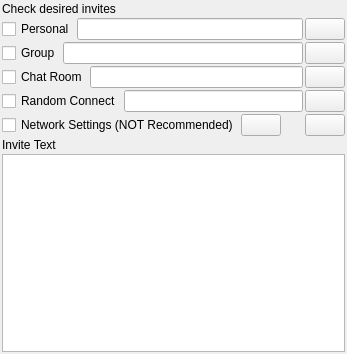
<?xml version="1.0" encoding="UTF-8"?>
<ui version="4.0">
 <class>InviteUrlWidgetUi</class>
 <widget class="QWidget" name="InviteUrlWidgetUi">
  <property name="geometry">
   <rect>
    <x>0</x>
    <y>0</y>
    <width>347</width>
    <height>354</height>
   </rect>
  </property>
  <property name="sizePolicy">
   <sizepolicy hsizetype="Expanding" vsizetype="Expanding">
    <horstretch>0</horstretch>
    <verstretch>0</verstretch>
   </sizepolicy>
  </property>
  <property name="minimumSize">
   <size>
    <width>0</width>
    <height>0</height>
   </size>
  </property>
  <property name="maximumSize">
   <size>
    <width>16777215</width>
    <height>16777215</height>
   </size>
  </property>
  <property name="windowTitle">
   <string>Create Invite</string>
  </property>
  <layout class="QVBoxLayout" name="verticalLayout">
   <property name="spacing">
    <number>2</number>
   </property>
   <property name="leftMargin">
    <number>2</number>
   </property>
   <property name="topMargin">
    <number>2</number>
   </property>
   <property name="rightMargin">
    <number>2</number>
   </property>
   <property name="bottomMargin">
    <number>2</number>
   </property>
   <item>
    <widget class="QLabel" name="m_CheckInstructionLabel">
     <property name="text">
      <string>Check desired invites</string>
     </property>
    </widget>
   </item>
   <item>
    <widget class="QFrame" name="m_PersonalFrame">
     <layout class="QHBoxLayout" name="horizontalLayout_7">
      <property name="spacing">
       <number>2</number>
      </property>
      <property name="leftMargin">
       <number>0</number>
      </property>
      <property name="topMargin">
       <number>0</number>
      </property>
      <property name="rightMargin">
       <number>0</number>
      </property>
      <property name="bottomMargin">
       <number>0</number>
      </property>
      <item>
       <widget class="QCheckBox" name="m_PersonalCheckBox">
        <property name="text">
         <string>Personal</string>
        </property>
       </widget>
      </item>
      <item>
       <widget class="QLineEdit" name="m_PersonalUrlEdit"/>
      </item>
      <item>
       <widget class="VxPushButton" name="m_PersonalButton">
        <property name="text">
         <string notr="true"/>
        </property>
       </widget>
      </item>
     </layout>
    </widget>
   </item>
   <item>
    <widget class="QFrame" name="m_GroupFrame">
     <layout class="QHBoxLayout" name="horizontalLayout_2">
      <property name="spacing">
       <number>2</number>
      </property>
      <property name="leftMargin">
       <number>0</number>
      </property>
      <property name="topMargin">
       <number>0</number>
      </property>
      <property name="rightMargin">
       <number>0</number>
      </property>
      <property name="bottomMargin">
       <number>0</number>
      </property>
      <item>
       <widget class="QCheckBox" name="m_GroupCheckBox">
        <property name="text">
         <string>Group</string>
        </property>
       </widget>
      </item>
      <item>
       <widget class="QLineEdit" name="m_GroupUrlEdit"/>
      </item>
      <item>
       <widget class="VxPushButton" name="m_GroupButton">
        <property name="text">
         <string notr="true"/>
        </property>
       </widget>
      </item>
     </layout>
    </widget>
   </item>
   <item>
    <widget class="QFrame" name="m_ChatRoomFrame">
     <layout class="QHBoxLayout" name="horizontalLayout_5">
      <property name="spacing">
       <number>2</number>
      </property>
      <property name="leftMargin">
       <number>0</number>
      </property>
      <property name="topMargin">
       <number>0</number>
      </property>
      <property name="rightMargin">
       <number>0</number>
      </property>
      <property name="bottomMargin">
       <number>0</number>
      </property>
      <item>
       <widget class="QCheckBox" name="m_ChatRoomCheckBox">
        <property name="text">
         <string>Chat Room</string>
        </property>
       </widget>
      </item>
      <item>
       <widget class="QLineEdit" name="m_ChatRoomUrlEdit"/>
      </item>
      <item>
       <widget class="VxPushButton" name="m_ChatRoomButton">
        <property name="text">
         <string notr="true"/>
        </property>
       </widget>
      </item>
     </layout>
    </widget>
   </item>
   <item>
    <widget class="QFrame" name="m_RandomConnectFrame">
     <layout class="QHBoxLayout" name="horizontalLayout_6">
      <property name="spacing">
       <number>2</number>
      </property>
      <property name="leftMargin">
       <number>0</number>
      </property>
      <property name="topMargin">
       <number>0</number>
      </property>
      <property name="rightMargin">
       <number>0</number>
      </property>
      <property name="bottomMargin">
       <number>0</number>
      </property>
      <item>
       <widget class="QCheckBox" name="m_RandomConnectCheckBox">
        <property name="text">
         <string>Random Connect</string>
        </property>
       </widget>
      </item>
      <item>
       <widget class="QLineEdit" name="m_RandomConnectUrlEdit"/>
      </item>
      <item>
       <widget class="VxPushButton" name="m_RandomConnectButton">
        <property name="text">
         <string notr="true"/>
        </property>
       </widget>
      </item>
     </layout>
    </widget>
   </item>
   <item>
    <widget class="QFrame" name="m_NetworkFrame">
     <layout class="QHBoxLayout" name="horizontalLayout_4">
      <property name="spacing">
       <number>2</number>
      </property>
      <property name="leftMargin">
       <number>0</number>
      </property>
      <property name="topMargin">
       <number>0</number>
      </property>
      <property name="rightMargin">
       <number>0</number>
      </property>
      <property name="bottomMargin">
       <number>0</number>
      </property>
      <item>
       <widget class="QCheckBox" name="m_NetworkSettingsCheckBox">
        <property name="text">
         <string>Network Settings (NOT Recommended)</string>
        </property>
       </widget>
      </item>
      <item>
       <widget class="VxPushButton" name="m_NetworkSettingsInfoButton">
        <property name="text">
         <string/>
        </property>
       </widget>
      </item>
      <item>
       <spacer name="horizontalSpacer">
        <property name="orientation">
         <enum>Qt::Horizontal</enum>
        </property>
        <property name="sizeHint" stdset="0">
         <size>
          <width>40</width>
          <height>20</height>
         </size>
        </property>
       </spacer>
      </item>
      <item>
       <widget class="VxPushButton" name="m_NetworkButton">
        <property name="text">
         <string notr="true"/>
        </property>
       </widget>
      </item>
     </layout>
    </widget>
   </item>
   <item>
    <widget class="QLabel" name="m_InviteTextLabel">
     <property name="text">
      <string>Invite Text</string>
     </property>
    </widget>
   </item>
   <item>
    <widget class="QPlainTextEdit" name="m_InviteTextEdit">
     <property name="backgroundVisible">
      <bool>false</bool>
     </property>
    </widget>
   </item>
  </layout>
 </widget>
 <customwidgets>
  <customwidget>
   <class>VxPushButton</class>
   <extends>QPushButton</extends>
   <header>VxPushButton.h</header>
  </customwidget>
 </customwidgets>
 <resources/>
 <connections/>
</ui>
